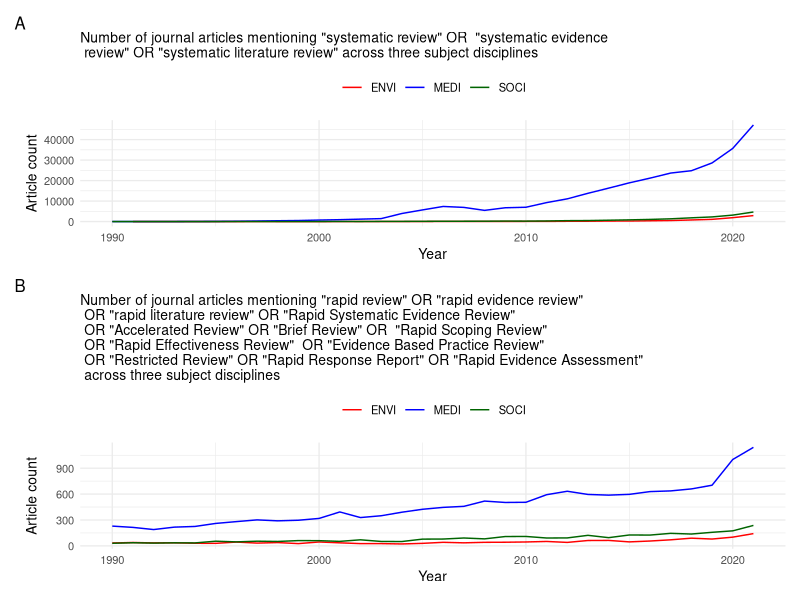
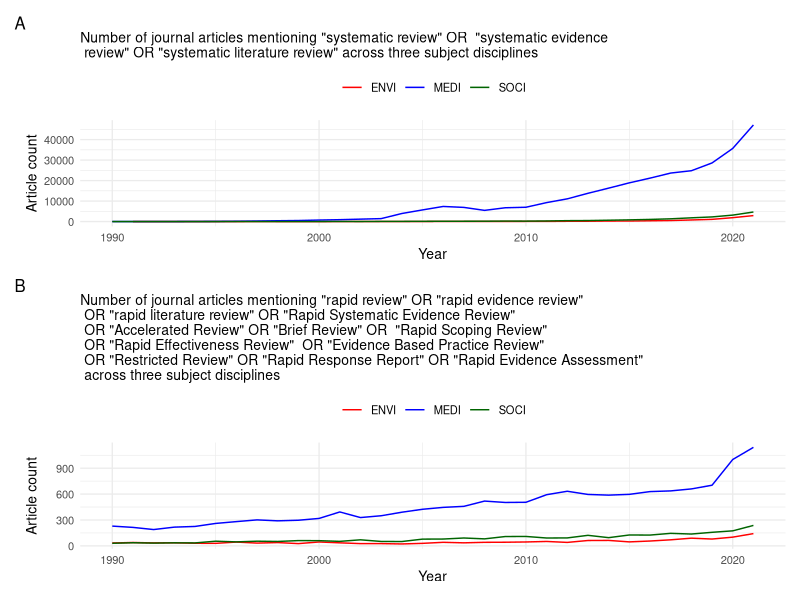

The R source for these figures, in order:
## ---- chunk 1
knitr::opts_chunk$set(echo = TRUE)
library(ggplot2)
library(tidyverse)
library(stringr)
library(patchwork)
## ---- chunk 2
data_SRinMEDI <- read.csv(file = "./data/SRinMEDI_Scopus_20220206.csv", skip=7, col.names=c("Year","Count"))
dim(data_SRinMEDI)

data_RRinMEDI <- read.csv(file = "./data/RRinMEDI_Scopus_20220206.csv", skip=7, col.names=c("Year","Count"))
dim(data_RRinMEDI)

data_SRinSOCI <- read.csv(file = "./data/SRinSOCI_Scopus_20220206.csv", skip=7, col.names=c("Year","Count"))
dim(data_SRinSOCI)

data_RRinSOCI <- read.csv(file = "./data/RRinSOCI_Scopus_20220206.csv", skip=7, col.names=c("Year","Count"))
dim(data_RRinSOCI)

data_SRinENVI <- read.csv(file = "./data/SRinENVI_Scopus_20220206.csv", skip=7, col.names=c("Year","Count"))
dim(data_SRinENVI)

data_RRinENVI <- read.csv(file = "./data/RRinENVI_Scopus_20220206.csv", skip=7, col.names=c("Year","Count"))
dim(data_RRinENVI)
## ---- chunk 3
#add dataset labels columns:
data_SRinMEDI$Search <- "SR_MEDI"
data_RRinMEDI$Search <- "RR_MEDI"
data_SRinSOCI$Search <- "SR_SOCI"
data_RRinSOCI$Search <- "RR_SOCI"
data_SRinENVI$Search <- "SR_ENVI"
data_RRinENVI$Search <- "RR_ENVI"

#bind
data_all <- rbind(data_SRinMEDI, data_RRinMEDI, data_SRinSOCI, data_RRinSOCI, data_SRinENVI, data_RRinENVI)
data_all$Search <- factor(data_all$Search) #labels as factors

#clean - remove 2022 data
data_all <- filter(data_all, Year < 2022)
str(data_all)
## ---- chunk 4
# Basic Plot for SR
p1 <- data_all %>%
  filter(str_detect(Search, "SR_")) %>% #select only SR data
  filter(Year >= 1990) %>% #remove data points from before 1980
  ggplot( aes(x=Year, y=Count, group=Search, color=Search)) +
    geom_line() +
    theme_minimal(base_size = 10) +
    scale_color_manual(values = c("red", "blue", "darkgreen"), labels = c("ENVI", "MEDI", "SOCI")) +
    labs(subtitle = "Number of journal articles mentioning \"systematic review\" OR  \"systematic evidence \n review\" OR \"systematic literature review\" across three subject disciplines", tag = "A") +
    ylab("Article count") + 
    theme(legend.position="top", legend.title = element_blank())


# Basic Plot for RR
p2 <- data_all %>%
  filter(str_detect(Search, "RR_")) %>% #select only RR data
    filter(Year >= 1990) %>% #remove data points from before 1980
    ggplot( aes(x=Year, y=Count, group=Search, color=Search)) +
    geom_line()  +
    theme_minimal(base_size = 10) +
    scale_color_manual(values = c("red", "blue", "darkgreen"), labels = c("ENVI", "MEDI", "SOCI")) +
    labs(subtitle = "Number of journal articles mentioning \"rapid review\" OR \"rapid evidence review\" \n OR \"rapid literature review\" OR \"Rapid Systematic Evidence Review\"  \n OR \"Accelerated Review\" OR \"Brief Review\" OR  \"Rapid Scoping Review\" \n OR \"Rapid Effectiveness Review\"  OR \"Evidence Based Practice Review\" \n OR \"Restricted Review\" OR \"Rapid Response Report\" OR \"Rapid Evidence Assessment\" \n across three subject disciplines", tag = "B") +
    ylab("Article count") + 
    theme(legend.position="top", legend.title = element_blank())


p1/p2

## save plots
ggsave(file = "figure_litsurvey_v04.pdf", width = 16.5, height = 16, units = "cm", scale = 1, device = cairo_pdf)

# pdf(file = "figure_litsurvey_v03.pdf", width = 16, height =  8)
# p1 / p2 # + plot_layout(heights = c(1,1))
# dev.off()

